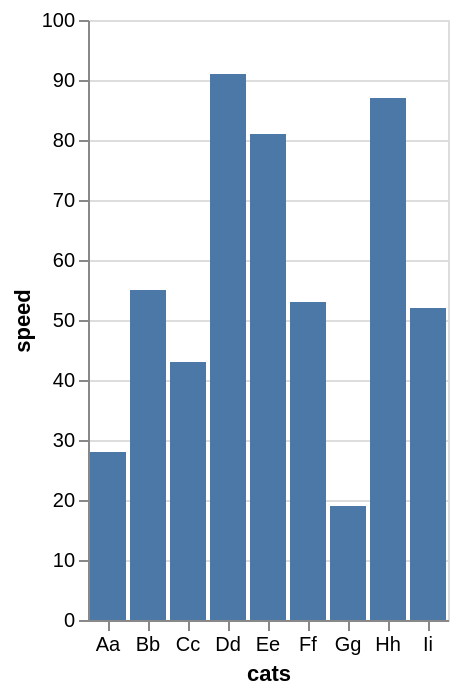

Specify this chart in Vega-Lite:
### Vega-Lite specification from a JSON file in a GitHub repository (floating-point values rounded to 4 significant figures)
{"$schema": "https://vega.github.io/schema/vega-lite/v4.json", "description": "A simple bar chart with embedded data.", "data": {"values": [{"cats": "Aa", "speed": 28}, {"cats": "Bb", "speed": 55}, {"cats": "Cc", "speed": 43}, {"cats": "Dd", "speed": 91}, {"cats": "Ee", "speed": 81}, {"cats": "Ff", "speed": 53}, {"cats": "Gg", "speed": 19}, {"cats": "Hh", "speed": 87}, {"cats": "Ii", "speed": 52}]}, "mark": "bar", "encoding": {"x": {"field": "cats", "type": "ordinal", "axis": {"labelAngle": 0}}, "y": {"field": "speed", "type": "quantitative"}}}
